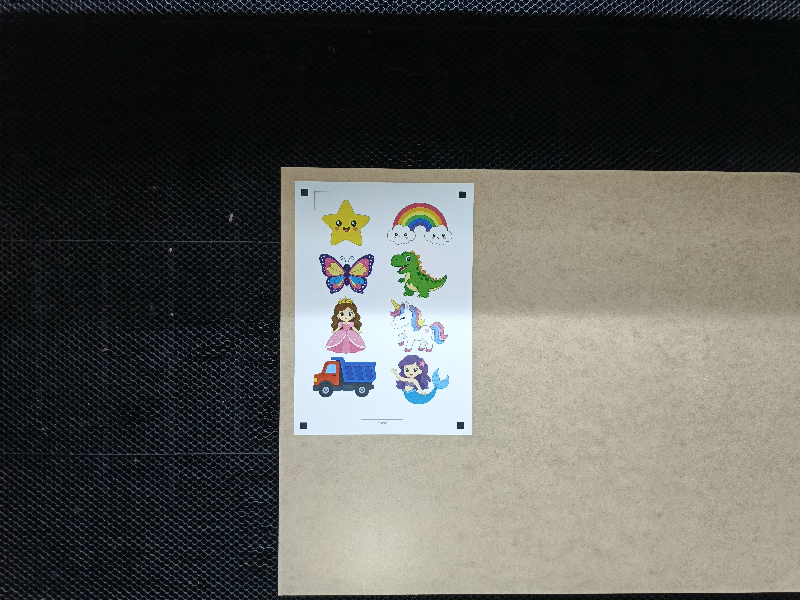
#> input picture memoria/figuras/22_01_raw.png, 800 x 600 px
$ python -i detect_wcs_l.py   (imports and definitions only)
#> lines starting #> are read from the running program, lines starting #| are printed output that depends on the picture; after the words box and inside, x2 and y2 are one past the last pixel; in counts of white or black regions, pixels touching at a corner belong together; long printed decimals are rounded
#> further down, picture is the input picture: shape (600, 800, 3); mean B, G, R 85.7, 89.8, 89.5
### software/src/configuration.py
"""Carga y valida la configuración operativa única de la aplicación."""

from __future__ import annotations

from dataclasses import dataclass
import math
from pathlib import Path
from typing import Any

import yaml


SUPPORTED_PIXELS_PER_MM = 10.0
REPOSITORY_ROOT = Path(__file__).resolve().parents[2]
DEFAULT_CONFIG_PATH = Path(__file__).resolve().parents[1] / "config" / "default.yaml"


@dataclass(frozen=True, slots=True)
class GeometryConfig:
    sheet_width_mm: float
    sheet_height_mm: float
    pixels_per_mm: float
    marker_margin_mm: float


@dataclass(frozen=True, slots=True)
class SAM2Config:
    model_config: str
    checkpoint: Path
    box_margin_fraction: float
    multimask_output: bool
    min_component_area_px: int


@dataclass(frozen=True, slots=True)
class ExportConfig:
    offset_mm: float
    wcs_y_direction: str
    include_wcs_reference: bool
    bounds_tolerance_mm: float


@dataclass(frozen=True, slots=True)
class AppConfig:
    seed: int
    device: str
    operational_method: str
    geometry: GeometryConfig
    sam2: SAM2Config
    export: ExportConfig
    source_path: Path


# [4 lines left out: function _mapping, not called in this run]


def _positive_float(value: Any, key: str, *, allow_zero: bool = False) -> float:
    try:
        number = float(value)
    except (TypeError, ValueError) as exc:
        raise ValueError(f"'{key}' debe ser numérico.") from exc
    invalid = not math.isfinite(number) or (number < 0 if allow_zero else number <= 0)
    if invalid:
        qualifier = "mayor o igual que cero" if allow_zero else "mayor que cero"
        raise ValueError(f"'{key}' debe ser {qualifier}.")
    return number


# [4 lines left out: function _boolean, not called in this run]


def validate_operational_scale(scale: float) -> float:
    """Acepta solo la escala para la que se validaron todos los umbrales."""

    numeric = _positive_float(scale, "geometry.pixels_per_mm")
    if abs(numeric - SUPPORTED_PIXELS_PER_MM) > 1e-9:
        raise ValueError(
            "La aplicación está validada únicamente a "
            f"{SUPPORTED_PIXELS_PER_MM:g} px/mm; se recibió {numeric:g} px/mm."
        )
    return numeric


# [88 lines left out: functions _resolve_repository_path, load_app_config, not called in this run]

### software/src/detect_wcs_l.py
import cv2
import numpy as np
import os

from configuration import validate_operational_scale


MAX_RAW_ORTHOGONALITY_DOT = 0.08
MAX_WCS_DISTANCE_FROM_TL_MM = 25.0
MAX_ENDPOINT_DISTANCE_MM = 4.5
MIN_CANVAS_EDGE_CLEARANCE_MM = 6.0
AMBIGUITY_CLUSTER_DISTANCE_MM = 2.5
AMBIGUITY_SCORE_RATIO = 0.90

def detect_wcs_l(rectified_img, debug_dir=None, img_name="img",
                 manual_origin=None, manual_axes=None, marker_margin=10.0, scale=10.0):
    """
    Detecta la marca láser en forma de L para definir el origen del WCS y la dirección de los ejes.

    Parámetros:
        rectified_img (np.ndarray): Imagen A4 rectificada (2100x2970 px).
        debug_dir (str): Directorio de depuración.
        img_name (str): Nombre de la imagen.
        manual_origin (tuple): Origen manual (x, y) en píxeles si se fuerza.
        manual_axes (tuple): Vectores base manuales (ux_x, ux_y, uy_x, uy_y) si se fuerzan.

    Retorna:
        dict: Diccionario con la información del WCS:
              {
                "status": "SUCCESS" o "WCS_NOT_FOUND",
                "origin": (x, y) en píxeles rectificados,
                "uX": (ux_x, ux_y) vector unitario del eje X,
                "uY": (uy_x, uy_y) vector unitario del eje Y,
                "message": Mensaje descriptivo
              }
    """
#> called with img_name = 'img', marker_margin = 10, scale = 10
    scale = validate_operational_scale(scale)
    if rectified_img is None or rectified_img.ndim != 3:
        raise ValueError("La imagen rectificada debe ser una matriz BGR válida.")
    H, W = rectified_img.shape[:2]
#> H = 600; W = 800

    # 1. Modo Manual Forzado
    if manual_origin is not None:
        manual_origin_array = np.asarray(manual_origin, dtype=float)
        if (
            manual_origin_array.shape != (2,)
            or not np.all(np.isfinite(manual_origin_array))
            or not (0 <= manual_origin_array[0] < W)
            or not (0 <= manual_origin_array[1] < H)
        ):
            raise ValueError("El origen manual del WCS debe estar dentro de la imagen.")
        manual_origin = tuple(map(float, manual_origin_array))
        uX = (1.0, 0.0)
        uY = (0.0, 1.0)
        if manual_axes is not None and len(manual_axes) == 4:
            raw_uX = np.asarray((manual_axes[0], manual_axes[1]), dtype=float)
            raw_uY = np.asarray((manual_axes[2], manual_axes[3]), dtype=float)
            if not np.all(np.isfinite(np.concatenate((raw_uX, raw_uY)))):
                raise ValueError("Los ejes manuales del WCS deben ser finitos.")
            norm_x = np.linalg.norm(raw_uX)
            norm_y = np.linalg.norm(raw_uY)
            if norm_x == 0 or norm_y == 0:
                raise ValueError("Los ejes manuales del WCS no pueden ser nulos.")
            raw_uX /= norm_x
            raw_uY /= norm_y
            if abs(float(np.dot(raw_uX, raw_uY))) > 0.05:
                raise ValueError("Los ejes manuales del WCS deben ser ortogonales.")
            uX = tuple(raw_uX)
            uY = tuple(raw_uY)

        print(f"  [detect_wcs_l] Usando WCS configurado manualmente: Origen={manual_origin}, uX={uX}, uY={uY}")

        # Guardar visualización del WCS manual
        if debug_dir:
            save_wcs_debug(rectified_img, manual_origin, uX, uY, debug_dir, img_name, manual=True)

        return {
            "status": "SUCCESS",
            "origin": manual_origin,
            "uX": uX,
            "uY": uY,
            "message": "WCS manual aplicado; pendiente de validación física en máquina",
            "validation_mode": "manual_override",
        }

    # Calcular el margen físico en píxeles donde está mapeado el centroide del marcador TL
    margin_px = int(marker_margin * scale)

    # ROI dinámica y generalizada de gran amplitud para buscar la marca WCS L
    # en toda la esquina superior izquierda de la hoja (lienzo virtual).
    # Esto tolera variaciones de posición "al ojo" del operario y permite que la L
    # quede grabada por dentro o por fuera de los marcadores de registro de esquina.
    # El rango X e Y abarca un área de búsqueda acotada de 45 mm x 45 mm (450x450 px)
    # cubriendo de forma segura el cuadrante de calibración y evitando falsos positivos con los toppers.
    roi_x_start = 0
    roi_x_end = min(W, int(45.0 * scale))
#> roi_x_end = 450
    roi_y_start = 0
    roi_y_end = min(H, int(45.0 * scale))
#> roi_y_end = 450

    roi = rectified_img[roi_y_start:roi_y_end, roi_x_start:roi_x_end]
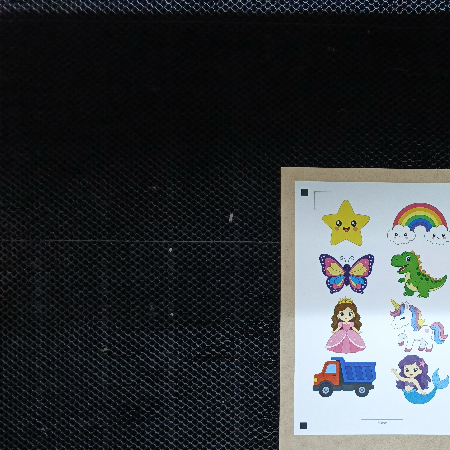
#> roi: shape (450, 450, 3); mean B, G, R 60.3, 58, 54.3
    gray_roi = cv2.cvtColor(roi, cv2.COLOR_BGR2GRAY)
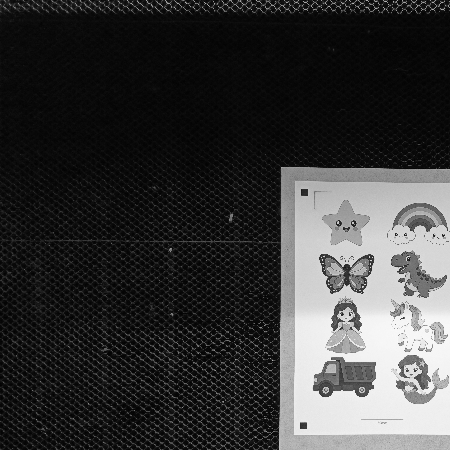
#> gray_roi: shape (450, 450); min 1, max 251, mean 57.1

    # Mejorar contraste local para resaltar las marcas del grabado láser tenue
    clahe = cv2.createCLAHE(clipLimit=3.0, tileGridSize=(8, 8))
    enhanced_roi = clahe.apply(gray_roi)
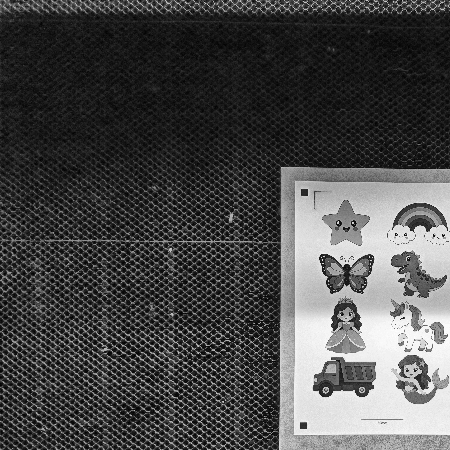
#> enhanced_roi: shape (450, 450); min 1, max 254, mean 74.4

    # Binarización adaptativa para separar trazos oscuros finos bajo sombras cambiantes
    thresh = cv2.adaptiveThreshold(enhanced_roi, 255,
                                  cv2.ADAPTIVE_THRESH_GAUSSIAN_C,
                                  cv2.THRESH_BINARY_INV, 51, 15)
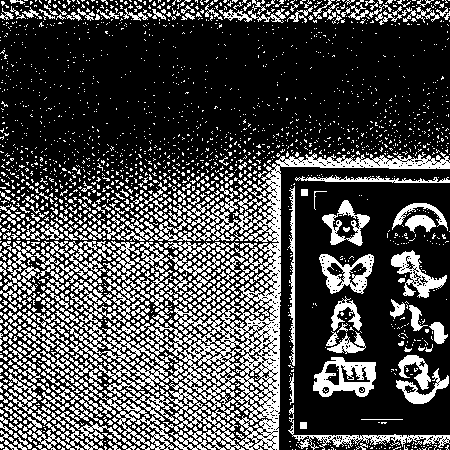
#> thresh: shape (450, 450); 28.7% white; 2451 white regions (2126 under 20 px), largest, box (x1, y1, x2, y2) and area: (79, 152, 450, 450) 14533, (59, 293, 183, 424) 2777, (313, 357, 376, 397) 1378

    # Filtrar el área del marcador de esquina M1 para evitar falsos positivos con sus bordes cuadrados
    marker_exclusion_px = int(8.5 * scale)
    m_start_x = max(0, margin_px - marker_exclusion_px)
    m_end_x = min(roi_x_end, margin_px + marker_exclusion_px)
#> m_end_x = 185
    m_start_y = max(0, margin_px - marker_exclusion_px)
    m_end_y = min(roi_y_end, margin_px + marker_exclusion_px)
#> m_end_y = 185
    thresh[m_start_y:m_end_y, m_start_x:m_end_x] = 0
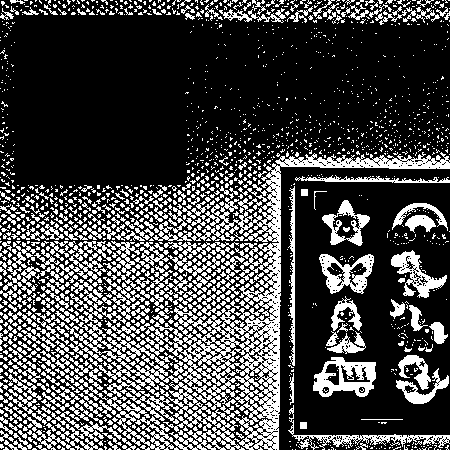
#> thresh: shape (450, 450); 27.8% white; 1957 white regions (1636 under 20 px), largest, box (x1, y1, x2, y2) and area: (79, 152, 450, 450) 14533, (59, 293, 183, 424) 2777, (313, 357, 376, 397) 1378

    # Detectar segmentos de línea usando Hough lineal probabilístico
    lines = cv2.HoughLinesP(thresh, rho=1, theta=np.pi/180,
                            threshold=40, minLineLength=30, maxLineGap=10)
#> lines = 678 rows, first 6: [0, 446, 290, 156], [0, 417, 294, 280], [5, 447, 294, 312], [71, 449, 280, 240], [14, 449, 280, 183], [1, 403, 157, 305]

    if lines is None or len(lines) == 0:
        print("  [detect_wcs_l] No se detectaron segmentos de líneas en la ROI de la L.")
        return {
            "status": "WCS_NOT_FOUND",
            "origin": None,
            "uX": None,
            "uY": None,
            "message": "No lines detected in ROI"
        }

    # Clasificación de segmentos de líneas en candidatos horizontales y verticales
    horiz_segments = []
    vert_segments = []

    for line in lines:
        x1, y1, x2, y2 = line[0]
        dx = x2 - x1
        dy = y2 - y1
        length = np.hypot(dx, dy)

        # Filtro físico: la marca grabada por el láser tiene brazos de 15-20 mm (150-200 px).
        # Cualquier segmento mayor a 25 mm (250 px) pertenece a bordes impresos de la hoja o al chasis.
        # Cualquier segmento menor a 2.5 mm (25 px) es ruido.
        if length < 2.5 * scale or length > 25.0 * scale:
            continue

        angle = np.abs(np.degrees(np.arctan2(dy, dx)))
        # Mapeamos ángulos al rango [0, 90]
        if angle > 90:
            angle = 180 - angle

        # Clasificar según ángulo
        if angle <= 20:
            horiz_segments.append((length, x1, y1, x2, y2))
        elif angle >= 70:
            vert_segments.append((length, x1, y1, x2, y2))
#> this loop made 678 passes
#> (x1, y1, x2, y2, dx, dy, length, angle) on passes 6 to 8: (1, 403, 157, 305, 156, -98, 184.2, 32.14), (21, 448, 146, 323, 125, -125, 176.8, 45), (102, 449, 294, 310, 192, -139, 237, 35.9)

    # Ordenamos por longitud de forma descendente para evaluar los segmentos más dominantes
    horiz_segments.sort(key=lambda x: x[0], reverse=True)
    vert_segments.sort(key=lambda x: x[0], reverse=True)

    found_l = False
    best_wcs = None
    valid_candidates = []

    # Búsqueda combinatoria robusta RANSAC-like evaluando los segmentos más largos
    # (revisando las mejores 8 combinaciones horizontales y verticales)
    for h_idx, (h_len, h_x1, h_y1, h_x2, h_y2) in enumerate(horiz_segments[:8]):
        for v_idx, (v_len, v_x1, v_y1, v_x2, v_y2) in enumerate(vert_segments[:8]):

            # --- EXTRACCIÓN DE NUBE DE PÍXELES DEL BRAZO HORIZONTAL (Promediado de Ruido por Smoke) ---
            # Definimos un corredor de holgura alrededor del segmento Hough en la máscara adaptativa
            h_ymin = max(0, min(h_y1, h_y2) - 15)
            h_ymax = min(roi_y_end - roi_y_start, max(h_y1, h_y2) + 15)
            h_xmin = max(0, min(h_x1, h_x2) - 10)
            h_xmax = min(roi_x_end - roi_x_start, max(h_x1, h_x2) + 10)

            # Recuperar coordenadas de píxeles activos (255) y trasladarlas a rectified space
            h_pix_y, h_pix_x = np.where(thresh[h_ymin:h_ymax, h_xmin:h_xmax] == 255)
            h_pix_x = h_pix_x + h_xmin + roi_x_start
            h_pix_y = h_pix_y + h_ymin + roi_y_start

            # Si hay suficientes píxeles en el corredor (ancho real), hacemos ajuste robusto de mínimos cuadrados,
            # de lo contrario recurrimos a los extremos como fallback seguro.
            if len(h_pix_x) > 40:
                h_pts = np.column_stack((h_pix_x, h_pix_y)).astype(np.float32)
            else:
                h_pts = np.array([[h_x1 + roi_x_start, h_y1 + roi_y_start], [h_x2 + roi_x_start, h_y2 + roi_y_start]], dtype=np.float32)

            # --- EXTRACCIÓN DE NUBE DE PÍXELES DEL BRAZO VERTICAL (Promediado de Ruido por Smoke) ---
            v_ymin = max(0, min(v_y1, v_y2) - 10)
            v_ymax = min(roi_y_end - roi_y_start, max(v_y1, v_y2) + 10)
            v_xmin = max(0, min(v_x1, v_x2) - 15)
            v_xmax = min(roi_x_end - roi_x_start, max(v_x1, v_x2) + 15)

            v_pix_y, v_pix_x = np.where(thresh[v_ymin:v_ymax, v_xmin:v_xmax] == 255)
            v_pix_x = v_pix_x + v_xmin + roi_x_start
            v_pix_y = v_pix_y + v_ymin + roi_y_start

            if len(v_pix_x) > 40:
                v_pts = np.column_stack((v_pix_x, v_pix_y)).astype(np.float32)
            else:
                v_pts = np.array([[v_x1 + roi_x_start, v_y1 + roi_y_start], [v_x2 + roi_x_start, v_y2 + roi_y_start]], dtype=np.float32)

            # Ajustar rectas mediante estimación robusta Huber sobre la nube completa de píxeles
            # (reducción estadística del error angular y filtrado de ruido de smoke)
            vx_h, vy_h, x_h, y_h = cv2.fitLine(h_pts, cv2.DIST_HUBER, 0, 0.01, 0.01)
            vx_v, vy_v, x_v, y_v = cv2.fitLine(v_pts, cv2.DIST_HUBER, 0, 0.01, 0.01)

            # Normalizar sentidos hacia los cuadrantes de trabajo (+X, +Y)
            if vx_h[0] < 0:
                vx_h, vy_h = -vx_h, -vy_h
            if vy_v[0] < 0:
                vx_v, vy_v = -vx_v, -vy_v

            # Calcular vectores unitarios crudos para el filtro de validación ortogonal
            raw_uX = np.array([float(vx_h[0]), float(vy_h[0])])
            raw_uX /= np.linalg.norm(raw_uX)
            raw_uY = np.array([float(vx_v[0]), float(vy_v[0])])
            raw_uY /= np.linalg.norm(raw_uY)

            # Filtrar alineaciones crudas no ortogonales (p. ej. si no es una forma en L)
            raw_dot_product = np.abs(np.dot(raw_uX, raw_uY))
            if raw_dot_product > MAX_RAW_ORTHOGONALITY_DOT:
                continue

            # ORTOGONALIZACIÓN MATEMÁTICA ESTRICTA (90.00°):
            # Promediamos la desviación angular de ambos brazos para regularizar y mitigar
            # el efecto del humo difuminado (smoke blur).
            theta_h = np.arctan2(raw_uX[1], raw_uX[0])
            theta_v = np.arctan2(raw_uY[1], raw_uY[0])
            theta_v_est = theta_v - np.pi/2

            # Ángulo de rotación promedio corregido
            avg_theta = (theta_h + theta_v_est) / 2.0

            # Construir vectores base ortonormales garantizados
            uX = np.array([np.cos(avg_theta), np.sin(avg_theta)])
            uY = np.array([-np.sin(avg_theta), np.cos(avg_theta)])

            # Resolver intersección exacta para el origen del WCS (vértice)
            # t = uY[1]*(x_v - x_h) - uY[0]*(y_v - y_h)
            t = uY[1] * (x_v[0] - x_h[0]) - uY[0] * (y_v[0] - y_h[0])
            orig_x = float(x_h[0] + t * uX[0])
            orig_y = float(y_h[0] + t * uX[1])
            origin = (orig_x, orig_y)

            try:
                # --- FILTRO 1: MARGEN DE SEGURIDAD FÍSICA CONTRA MARCOS IMPRESOS ---
                # Exigimos una holgura mínima absoluta de 6.0 mm (60 px) desde el borde físico del lienzo (0,0).
                # Esto descarta de forma absoluta la esquina del marco impreso a (40, 30).
                min_clearance_px = MIN_CANVAS_EDGE_CLEARANCE_MM * scale
                if origin[0] < min_clearance_px or origin[1] < min_clearance_px:
                    continue

                # --- FILTRO 2: PROXIMIDAD DE EXTREMOS (SHAPE MATCHING) ---
                # Para que sea un verdadero grabado en L, las rectas ajustadas deben intersectarse
                # en o muy cerca de los extremos físicos de los segmentos reales detectados.
                # Calculamos la distancia mínima del vértice 'origin' a las puntas de los brazos.
                min_dist_h = min(np.hypot(orig_x - (h_x1 + roi_x_start), orig_y - (h_y1 + roi_y_start)),
                                 np.hypot(orig_x - (h_x2 + roi_x_start), orig_y - (h_y2 + roi_y_start)))
                min_dist_v = min(np.hypot(orig_x - (v_x1 + roi_x_start), orig_y - (v_y1 + roi_y_start)),
                                 np.hypot(orig_x - (v_x2 + roi_x_start), orig_y - (v_y2 + roi_y_start)))

                # Los extremos deben coincidir con la intersección a menos de 4.5 mm (45 px)
                max_endpoint_distance_px = MAX_ENDPOINT_DISTANCE_MM * scale
                if min_dist_h > max_endpoint_distance_px or min_dist_v > max_endpoint_distance_px:
                    continue

                # --- FILTRO 3: PROXIMIDAD GENERAL AL MARCADOR TL ---
                # El operario colocará por diseño el WCS "cercano al TL".
                # La validación real limita el vértice a 25 mm del marcador TL;
                # así se excluyen intersecciones de los propios diseños.
                dist_to_tl = np.hypot(orig_x - margin_px, orig_y - margin_px)
                if dist_to_tl > MAX_WCS_DISTANCE_FROM_TL_MM * scale:
                    continue

                # Si pasa todos los filtros, hemos hallado un L-mark candidato robusto.
                # Favorecemos la combinación que maximice la longitud acumulada de los brazos.
                combined_len = h_len + v_len
                candidate = {
                    "score": float(combined_len),
                    "origin": (float(origin[0]), float(origin[1])),
                    "uX": (float(uX[0]), float(uX[1])),
                    "uY": (float(uY[0]), float(uY[1])),
                    "dot": float(raw_dot_product),
                    "angle": float(np.degrees(np.arccos(np.clip(raw_dot_product, -1.0, 1.0)))),
                    "dist_to_tl": float(dist_to_tl),
                }
                valid_candidates.append(candidate)
                if best_wcs is None or combined_len > best_wcs["score"]:
                    best_wcs = candidate
                    found_l = True
            except np.linalg.LinAlgError:
                continue
#> this loop made 8 passes
#> (h_len, h_x1, h_y1, h_x2, h_y2) on passes 1 to 8: (250, 197, 2, 447, 2), (248.8, 32, 310, 279, 340), (244.6, 2, 417, 246, 400), (239.8, 0, 308, 238, 337), (236.3, 44, 265, 280, 277), (234.7, 46, 313, 279, 341), (232.9, 1, 319, 233, 340), (230.5, 63, 443, 290, 403)

    if not found_l:
        print("  [detect_wcs_l] No se detectó ninguna marca en L geométricamente válida y cercana al TL.")
        return {
            "status": "WCS_NOT_FOUND",
            "origin": None,
            "uX": None,
            "uY": None,
            "message": "No se encontró una marca L geométricamente válida en la ROI"
        }

    # Agrupar soluciones Hough que describen el mismo vértice. Si dos marcas
    # espacialmente distintas tienen soporte casi equivalente, el detector no
    # elige una de forma arbitraria: declara ambigüedad y bloquea la exportación.
    candidate_clusters = []
    cluster_radius_px = AMBIGUITY_CLUSTER_DISTANCE_MM * scale
    for candidate in sorted(valid_candidates, key=lambda item: item["score"], reverse=True):
        for cluster in candidate_clusters:
            if np.hypot(
                candidate["origin"][0] - cluster["origin"][0],
                candidate["origin"][1] - cluster["origin"][1],
            ) <= cluster_radius_px:
                cluster["members"] += 1
                break
        else:
            candidate_clusters.append(
                {
                    "origin": candidate["origin"],
                    "score": candidate["score"],
                    "members": 1,
                }
            )
#> this loop made 1 pass
    candidate_clusters.sort(key=lambda item: item["score"], reverse=True)
    if (
        len(candidate_clusters) > 1
        and candidate_clusters[1]["score"]
        >= AMBIGUITY_SCORE_RATIO * candidate_clusters[0]["score"]
    ):
        print("  [detect_wcs_l] Detección ambigua: dos vértices tienen soporte similar.")
        return {
            "status": "WCS_AMBIGUOUS",
            "origin": None,
            "uX": None,
            "uY": None,
            "message": "Se detectaron candidatos WCS incompatibles con soporte similar",
            "candidate_clusters": len(candidate_clusters),
        }

    origin = best_wcs["origin"]
    uX = best_wcs["uX"]
    uY = best_wcs["uY"]
    actual_angle = best_wcs["angle"]

    print("  [detect_wcs_l] Marca L detectada y validada geométricamente.")
    print(f"    Vértice (Origen): {origin}")
#|     Vértice (Origen): (281.547, 265.680)
    print(f"    Eje X Unitario (uX): {uX}")
#|     Eje X Unitario (uX): (0.9994, -0.03581)
    print(f"    Eje Y Unitario (uY): {uY}")
#|     Eje Y Unitario (uY): (0.03581, 0.9994)
    print(f"    Ángulo entre ejes: {actual_angle:.1f}° (dot={best_wcs['dot']:.3f})")
#|     Ángulo entre ejes: 85.9° (dot=0.072)
    print(f"    Distancia al TL: {best_wcs['dist_to_tl']:.1f} px ({best_wcs['dist_to_tl']/scale:.1f} mm)")
#|     Distancia al TL: 245.8 px (24.6 mm)

    # Guardar depuración visual
    if debug_dir:
        save_wcs_debug(rectified_img, origin, uX, uY, debug_dir, img_name, manual=False)

    return {
        "status": "SUCCESS",
        "origin": origin,
        "uX": uX,
        "uY": uY,
        "message": "Detección automática WCS superó las comprobaciones geométricas; pendiente de validación física en máquina",
        "validation_mode": "automatic_geometric",
        "raw_orthogonality_dot": best_wcs["dot"],
        "distance_to_tl_mm": best_wcs["dist_to_tl"] / scale,
        "candidate_clusters": len(candidate_clusters),
    }

# [30 lines left out: function save_wcs_debug, not called in this run]

>>> import cv2
>>> picture = cv2.imread('../../memoria/figuras/22_01_raw.png')
>>> result = detect_wcs_l(picture)
